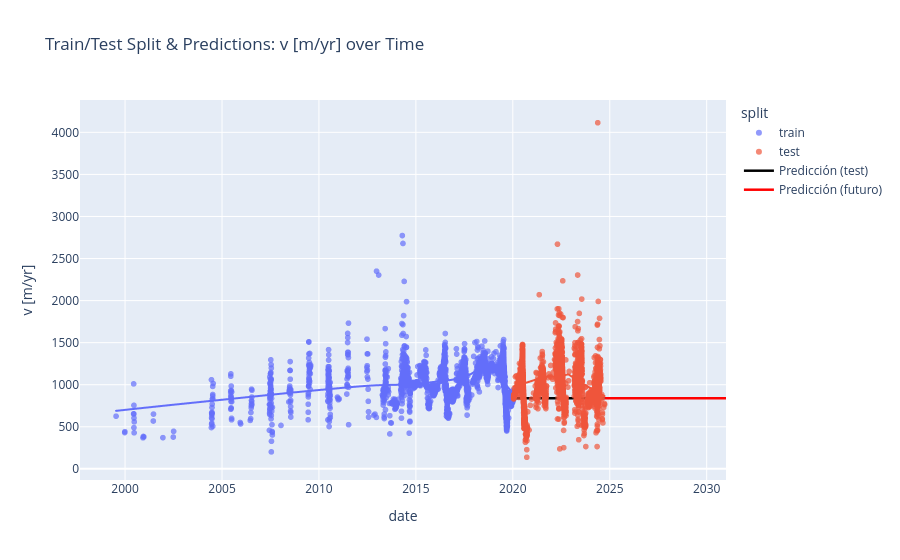

Write notebook code for a chart like this one.
### Code cell
# Plot predictions

# Crear DataFrame para las predicciones
pred_df = pd.DataFrame({
    'date': X_test,
    'v_pred [m/yr]': y_pred
})

# Graficar puntos reales y predicciones
fig = px.scatter(
    plot_df,
    x='date',
    y='v [m/yr]',
    color='split',
    title='Train/Test Split & Predictions: v [m/yr] over Time',
    opacity=0.7,
    trendline='lowess',
)

# Agregar las predicciones como línea
fig.add_scatter(
    x=pred_df['date'],
    y=pred_df['v_pred [m/yr]'],
    mode='lines',
    name='Predicción (test)',
    line=dict(color='black', width=2.5),
)

# Agregar las predicciones futuras
fig.add_scatter(
    x=future_dates['mid_date'],
    y=future_predictions,
    mode='lines',
    name='Predicción (futuro)',
    line=dict(color='red', width=2.5),
)

fig.show()

### Figure 1 — Plotly figure (JSON) as saved in the notebook; plotly's stock layout.template omitted (floating-point values rounded to 4 significant figures; data arrays with more than 128 entries replaced by an {"elided": "..."} marker saying what was removed)
{"data": [{"hovertemplate": "split=train<br>date=%{x}<br>v [m/yr]=%{y}<extra></extra>", "legendgroup": "train", "marker": {"color": "#636efa", "opacity": 0.7, "symbol": "circle"}, "mode": "markers", "name": "train", "showlegend": true, "type": "scattergl", "x": {"elided": "7541 str values"}, "xaxis": "x", "y": {"elided": "7541 int values"}, "yaxis": "y"}, {"hovertemplate": "<b>LOWESS trendline</b><br><br>split=train<br>date=%{x}<br>v [m/yr]=%{y} <b>(trend)</b><extra></extra>", "legendgroup": "train", "marker": {"color": "#636efa", "symbol": "circle"}, "mode": "lines", "name": "train", "showlegend": false, "type": "scattergl", "x": {"elided": "7541 str values"}, "xaxis": "x", "y": {"elided": "7541 float values"}, "yaxis": "y"}, {"hovertemplate": "split=test<br>date=%{x}<br>v [m/yr]=%{y}<extra></extra>", "legendgroup": "test", "marker": {"color": "#EF553B", "opacity": 0.7, "symbol": "circle"}, "mode": "markers", "name": "test", "showlegend": true, "type": "scattergl", "x": {"elided": "7541 str values"}, "xaxis": "x", "y": {"elided": "7541 int values"}, "yaxis": "y"}, {"hovertemplate": "<b>LOWESS trendline</b><br><br>split=test<br>date=%{x}<br>v [m/yr]=%{y} <b>(trend)</b><extra></extra>", "legendgroup": "test", "marker": {"color": "#EF553B", "symbol": "circle"}, "mode": "lines", "name": "test", "showlegend": false, "type": "scattergl", "x": {"elided": "7541 str values"}, "xaxis": "x", "y": {"elided": "7541 float values"}, "yaxis": "y"}, {"line": {"color": "black", "width": 2.5}, "mode": "lines", "name": "Predicción (test)", "type": "scatter", "x": {"elided": "7541 str values"}, "y": {"elided": "7541 float values"}}, {"line": {"color": "red", "width": 2.5}, "mode": "lines", "name": "Predicción (futuro)", "type": "scatter", "x": {"elided": "2288 str values"}, "y": {"elided": "2288 float values"}}], "layout": {"legend": {"title": {"text": "split"}, "tracegroupgap": 0}, "title": {"text": "Train/Test Split & Predictions: v [m/yr] over Time"}, "xaxis": {"anchor": "y", "domain": [0, 1], "title": {"text": "date"}}, "yaxis": {"anchor": "x", "domain": [0, 1], "title": {"text": "v [m/yr]"}}}}
